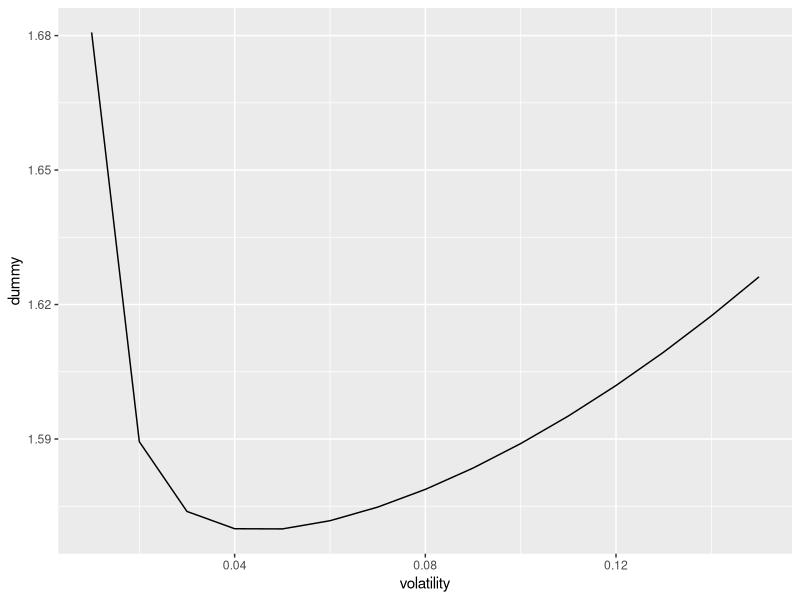
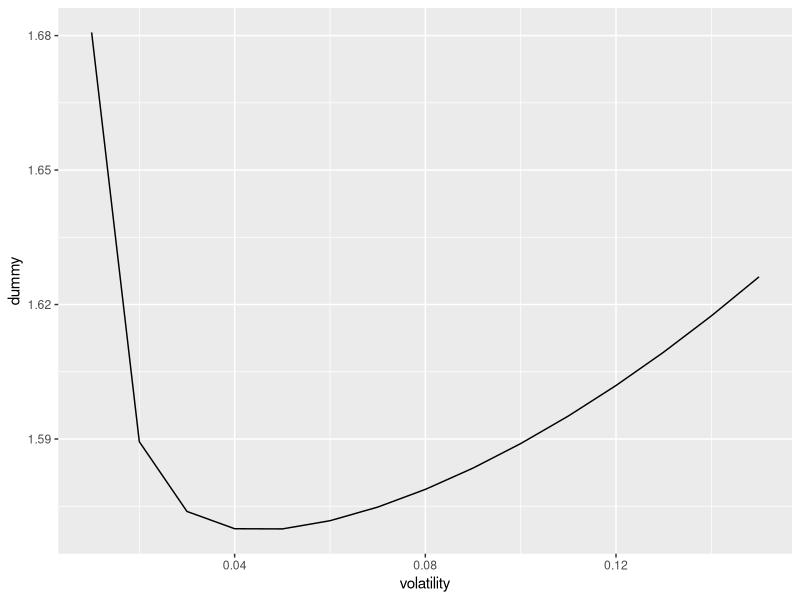
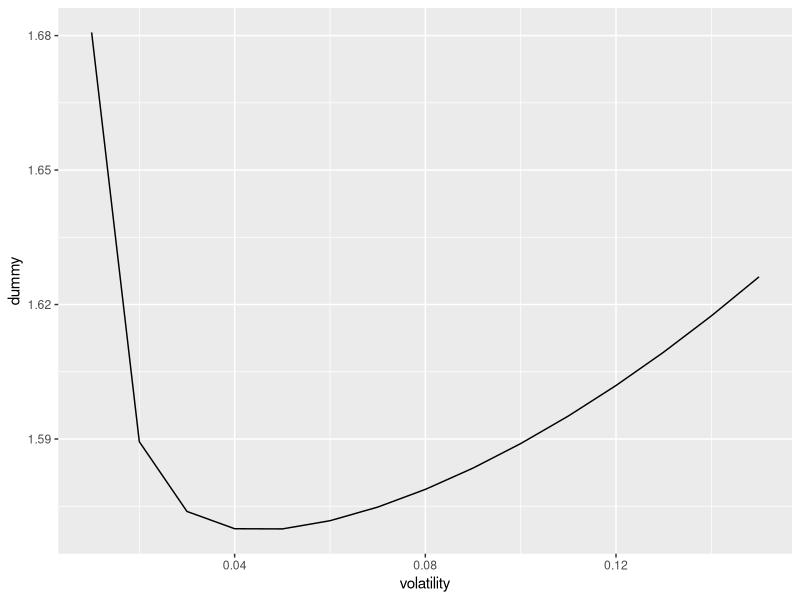
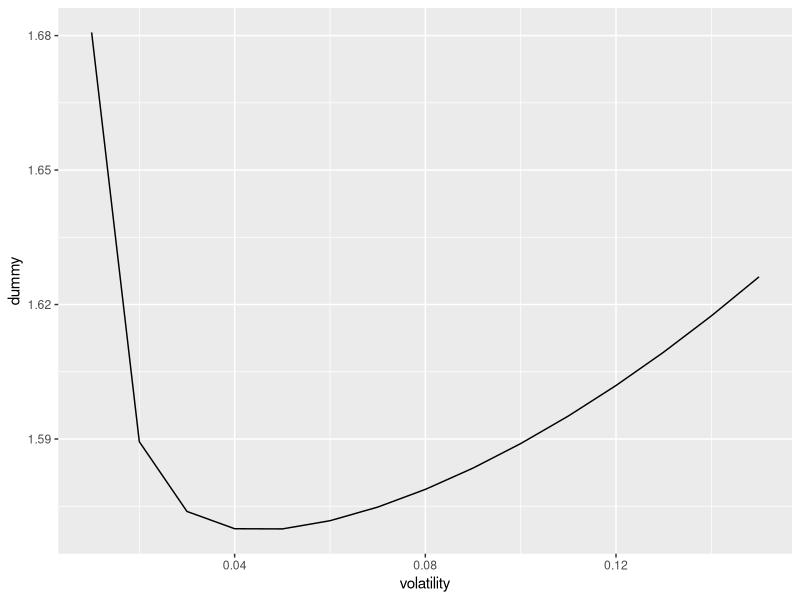
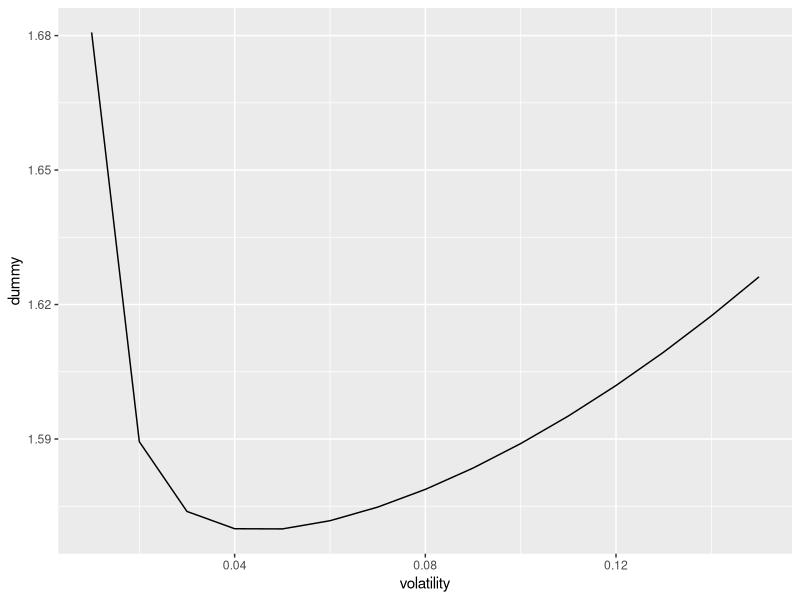
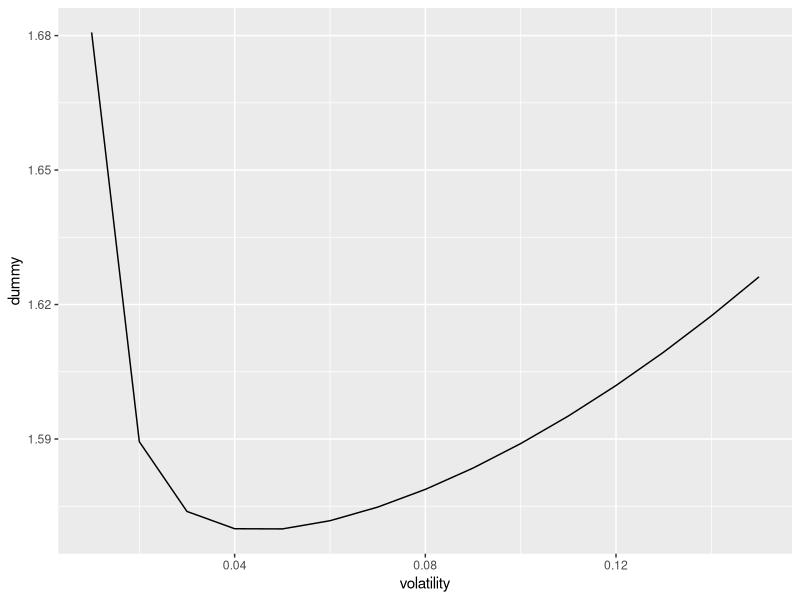
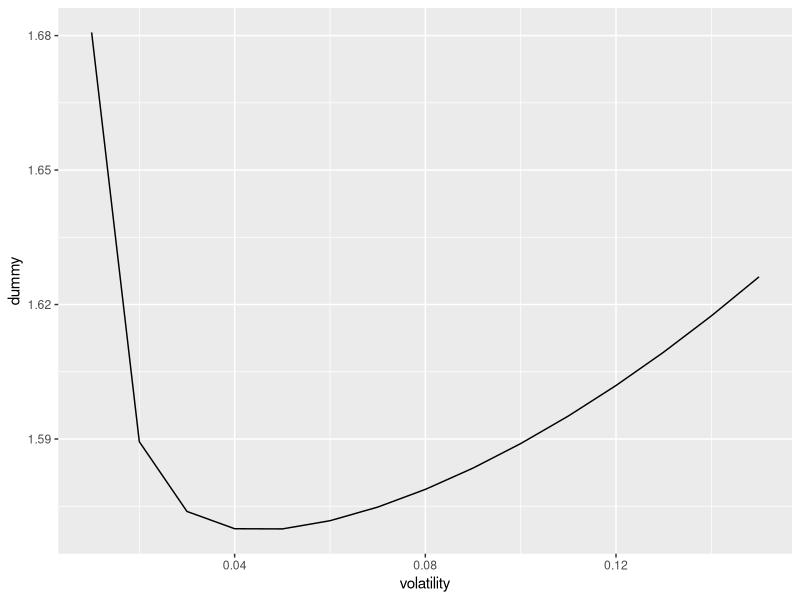
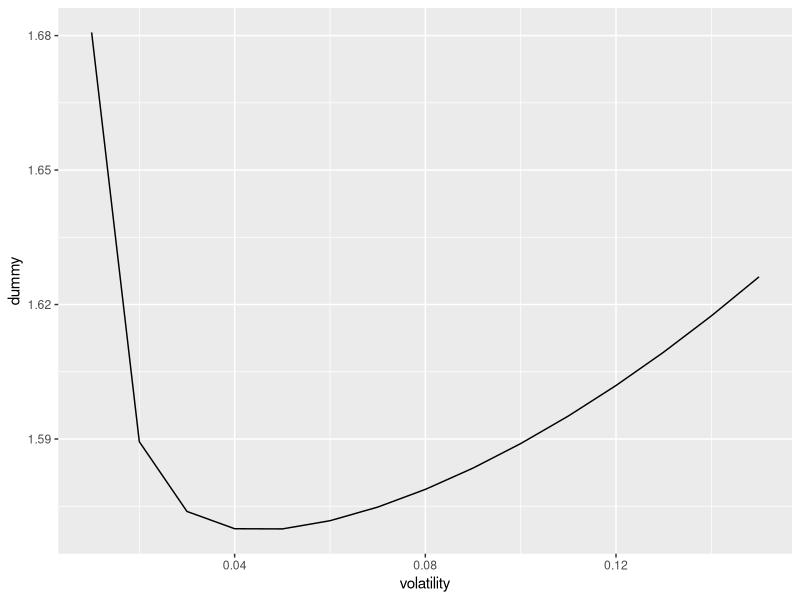

Write R code to recreate these figures, in order. (Note: a time limit stopped this script after it produced the figures.)
library(ggplot2)
#The function plotImpliedVol:
option <- data.frame(Strike = c(50, 45, 20),
                    type = c("C", "C","P"),
                    optionPrice = c(1.62,1.50, 0.01),
                    futurePrice = c(48.03,45.0, 48.03),
                    time_to_expiry = c(0.1423,0.15, 0.1423)
                    )

option$type <- ifelse(option$type == "C", 1.0, -1.0)

#computes implived volatility and graph the implied volatility
plotImpliedVol=function(option){
  #set user initial defaults
  option["sigma"] <- 5
  option["dummy"] <- 100000
  d_rate = 0.05
  default_tolerance = 0.001
  
  bsm <- apply(option, 1, function(x) {
    
    black <- function(x, sigma){
      x['d1'] = (log10(x['futurePrice']/x['Strike']) + ((d_rate+(sigma**2)/2)*x['time_to_expiry']))/sigma*sqrt(x['time_to_expiry'])
      x['d2'] = x['d1'] - sigma*sqrt(x['time_to_expiry'])
      x['sigma'] <- sigma
      
      #dummy option price
      #inverse norm or norm
      x['n_d1'] = dnorm(as.numeric(unlist(x['type']*x['d1'])), mean = 0, sd = 1, log = TRUE)
      x['n_d2'] = dnorm(as.numeric(unlist(x['type']*x['d2'])), mean = 0, sd = 1, log = TRUE)
      
      if(x['type'] == 1) 
        x['dummy'] =  x['n_d1']*x['futurePrice'] - x['n_d2']*x['Strike']*exp(-d_rate*x['time_to_expiry'])
      if(x['type']== -1) {
        x['dummy'] =  x['n_d2']*x['Strike']*exp(-d_rate*x['time_to_expiry']) - x['n_d1']*x['futurePrice']
      }
      
      return (x)
    }
    
    #using Olog(n) to bisect find sigma; match dummy to listed option price
    opti <- function(x, lower, upper){
      mid = (lower+ upper)/2
      
      #bisect, then move left or right and compare left and right
      #walk left of midpt
      l_low = lower
      l_high = mid
      left = (l_low+mid)/2

      #walk right of midpt
      r_low = mid
      r_high = upper
      right = (mid+r_high)/2
      
      left_x <- black(x, left)
      right_x <-black(x, right)
      
      c_dummy = c(left_x['dummy'], right_x['dummy'])
      #go left or right of price
      tolerance = abs(c_dummy- x['optionPrice'])
      min = which.min(tolerance)
      
      for (i in 1:length(tolerance)){
        if(tolerance[i] > default_tolerance){
          if (min == 1 ){ #go left
            x['sigma'] <- left
            low = l_low
            high = l_high
          }
          else if (min == 2){ #go right
            x['sigma'] <- right
            low = r_low
            high = r_high
          }else{
            low = lower
            high = upper
          }
        }
        else{
          break
        }
        x<- opti(black(x, x['sigma']), low, high)
      }
      
      #finalize everything
      option <- as.data.frame(t(x))
      #for call = 0 to optionPrice, calculate volatility to option$sigma
      vol_increment <- seq(0.01, as.numeric(ceiling(option['sigma']/0.05)*0.05 ), by = 0.01)
      
      graph_option <- data.frame(volatility = c(vol_increment))
      graph <- merge(graph_option, option,  all=T)
      
      #calculate each volatility increment
      graph <- as.data.frame(t(apply(graph, 1, function(graph) black(graph,graph['volatility']))))
      plot <- ggplot(data=graph, aes(x=volatility, y=dummy))+ geom_line()
      print(plot)
      return(x)
    }
    #initialize lower and upper bound
    opti(x, 0,10)
  })
}


result <- plotImpliedVol(option)

.rs.restartR()
